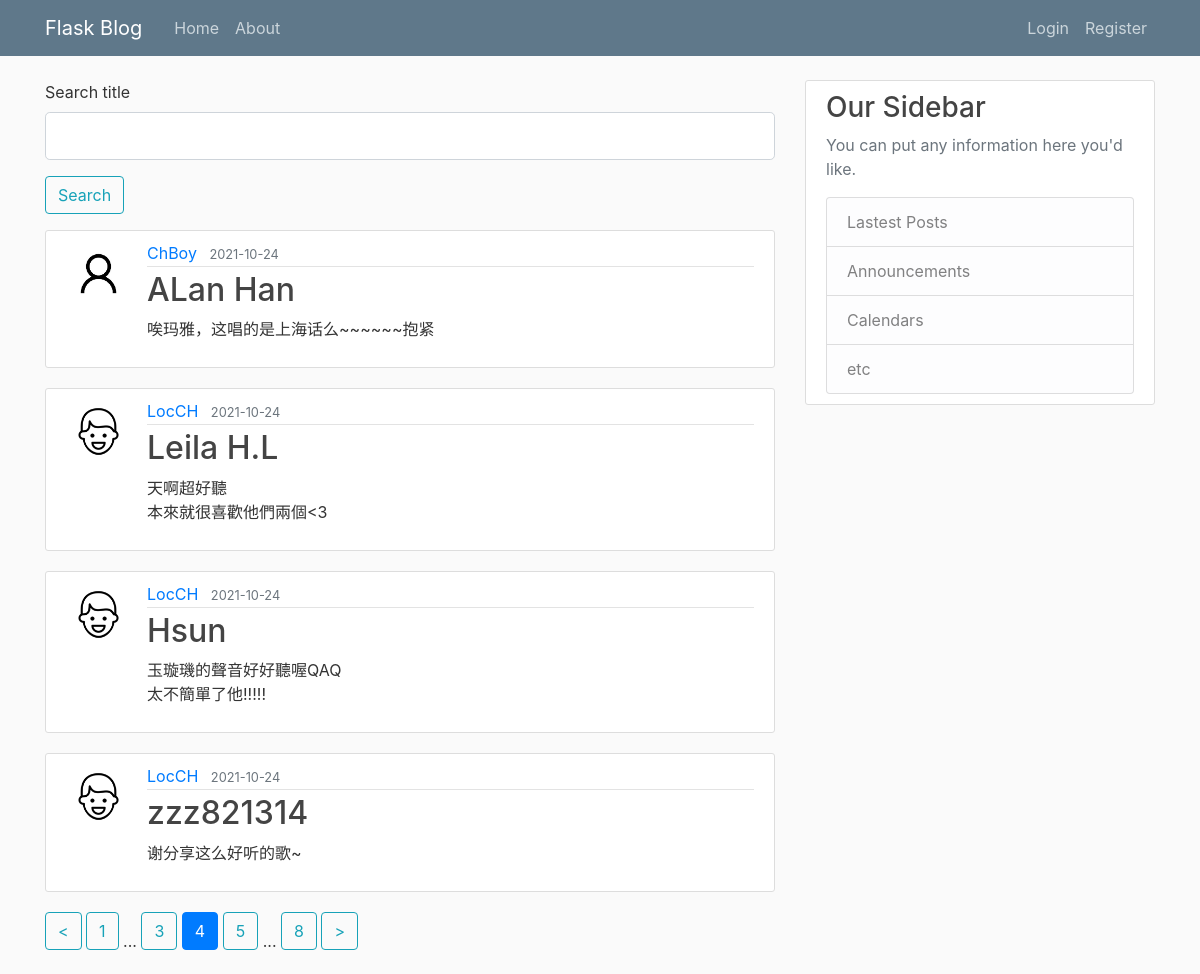
/home?page=4, run on the app's committed database.
### flaskblog/models.py (models this page shows, shortened)
class Post(db.Model):
    id = db.Column(db.Integer,primary_key = True)
    title = db.Column(db.String(100),nullable = False)
    date_posted = db.Column(db.DateTime,nullable = False,default = datetime.utcnow)
    content = db.Column(db.Text,nullable = False)
    user_id = db.Column(db.Integer,db.ForeignKey('user.id'),nullable = False) # reference to the 'user' table

class User(db.Model,UserMixin):
    id = db.Column(db.Integer,primary_key = True)
    username = db.Column(db.String(20),unique = True,nullable = False)
    email = db.Column(db.String(120),unique = True,nullable = False)
    image_file = db.Column(db.String(20),nullable = False,default = 'default.jpg')
    password = db.Column(db.String(60),nullable = True)
    posts = db.relationship('Post',backref ='author',lazy = True)

### flaskblog/main/routes.py (the view)
@main.route("/")
@main.route("/home")
@swag_from('./docs/homePage.yml')
def home():
    page = request.args.get('page',1,type = int) # find in path  page query, default value = 1
    posts = Post.query.order_by(Post.date_posted.desc()).paginate(page = page,per_page = 4) # paginate each page 4 posts
    form = SearchForm() # search form
    return render_template('home.html', posts = posts,form = form),200

### flaskblog/main/forms.py
class SearchForm(FlaskForm):
    keyword = StringField('Search title',validators = [DataRequired()])
    submit = SubmitField('Search')

### flaskblog/templates/home.html
{% extends 'layout.html'%}
{% block content %}
    <form method = 'POST' action = "/search">
        <div class = 'form-group'>
            {{ form.keyword.label(class = 'form-control-label') }}
            {{ form.keyword(class="form-control form-control-lg") }}
        </div>
        <div class = 'form-group'>
            {{ form.submit(class = "btn btn-outline-info") }}
        </div>
    </form>
{% for post in posts.items %}
    <article class='media content-section'>
        <img class = 'rounded-circle article-img' src = "{{url_for('static',filename='profile_pics/' + post.author.image_file)}}">
        <div class='media-body'>
            <div class='article-metadata'>
                <a class='mr-2' href = "{{ url_for('users.user_post',username = post.author.username) }}">{{ post.author.username }}</a>
                <small class='text-muted'>{{ post.date_posted.strftime('%Y-%m-%d') }}</small>
            </div>
            <h2> <a class='article-title' href='/post/{{ post.id }}'>{{ post.title }}</a></h2>
            <p class = 'article-content'>{{ post.content }}</p>
        </div>
    </article>
{% endfor %}
{%if posts.page > 1 %}
    <a class = 'btn btn-outline-info mb-4' href = "{{ url_for('main.home',page = posts.page -1) }}"> < </a>
{% endif %}
{% for page_num in posts.iter_pages(left_edge =1, right_edge=1,left_current=1,right_current=2) %}
    {% if page_num %}
        {% if page_num == posts.page %}
            <a class = 'btn btn-primary mb-4' href = "{{ url_for('main.home',page = page_num) }}">{{page_num}}</a>
        {% else %}
            <a class = 'btn btn-outline-info mb-4' href = "{{ url_for('main.home',page = page_num) }}">{{page_num}}</a>
        {% endif %}
    {% else %}
      ...
    {% endif %}
{% endfor %}
    <a class = 'btn btn-outline-info mb-4' href = "{{ url_for('main.home',page = posts.page +1) }}"> > </a>
{% endblock content%}

### flaskblog/static/main.css (style rules this page uses)
body { background: #fafafa; color: #333333; margin-top: 5rem; }
h1, h2, h3, h4, h5, h6 { color: #444444; }
.content-section { background: #ffffff; padding: 10px 20px; border: 1px solid #dddddd; border-radius: 3px; margin-bottom: 20px; }
.article-title { color: #444444; }
.article-content { white-space: pre-line; }
.article-img { height: 65px; width: 65px; margin-right: 16px; }
.article-metadata { padding-bottom: 1px; margin-bottom: 4px; border-bottom: 1px solid #e3e3e3 }

### data on the page
Post: image_file (placeholder picture), author.username "ChBoy", date_posted "2021-10-24", title "ALan Han", content "唉玛雅，这唱的是上海话么~~~~~~抱紧"
Post: image_file (picture), author.username "LocCH", date_posted "2021-10-24", title "Leila H.L", content "天啊超好聽 本來就很喜歡他們兩個<3"
Post: image_file (picture), author.username "LocCH", date_posted "2021-10-24", title "Hsun", content "玉璇璣的聲音好好聽喔QAQ 太不簡單了他!!!!!"
Post: image_file (picture), author.username "LocCH", date_posted "2021-10-24", title "zzz821314", content "谢分享这么好听的歌~"

### other printed values
{{ page_num }} "1" "3" "5" "8"
{{ page_num }} "4"
